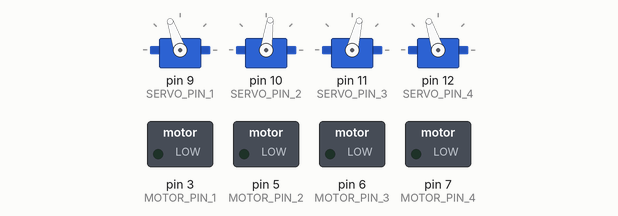
Simulated run of this sketch. Board: Arduino Nano, built with avr-gcc and run on an emulated ATmega328P. Parts: 4 × servo, switched loads named in the sketch (green lamp = pin HIGH).

Above: at 1.05 s.
At 1.65 s:
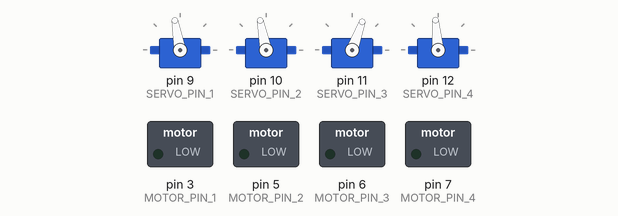
At 2.15 s:
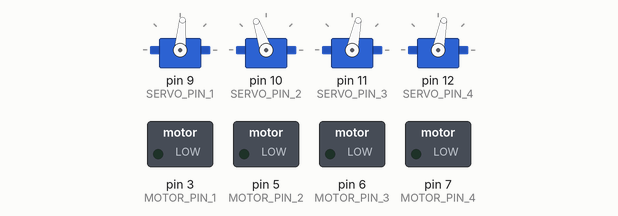
At 3.3 s:
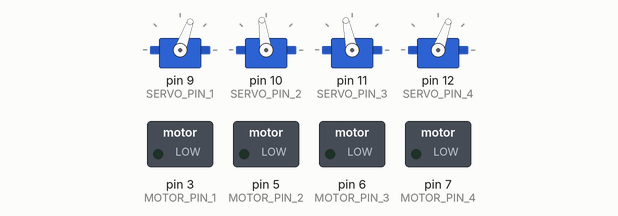
At 4.6 s:
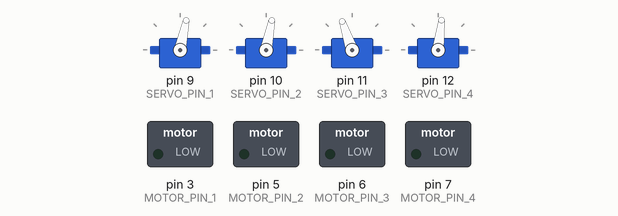
At 5.55 s:
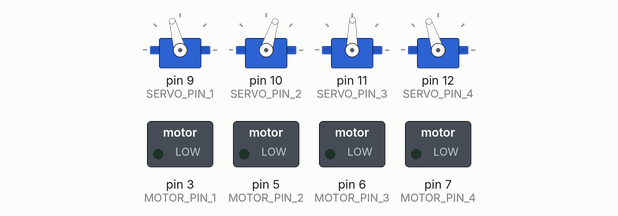
Timing chart, 0 to 8.8 s (numbered marks = the images above):
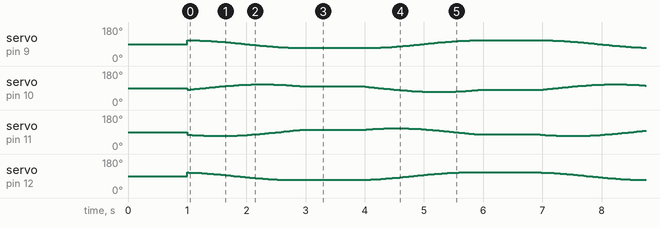

The sketch:

salamander.ino
```cpp
// ============================================================
// Salamander Robot with Arduino Nano. Four servo motors are
// used to control the body segments. The legs are controlled
// by four DC motors.
// ============================================================
// |       : `            _..-=-=-=-.._.--.                   |
// |        `-._ ___,..-'" -~~`         __')                  |
// |             `'"---'"`>>"'~~"~"~~>>'`                     |
// ============================================================

// Includes
#include <Servo.h>
#include <math.h>

// Define pins for the servos and motors
#define SERVO_PIN_1  9
#define SERVO_PIN_2  10
#define SERVO_PIN_3  11
#define SERVO_PIN_4  12
#define MOTOR_PIN_1  3
#define MOTOR_PIN_2  5
#define MOTOR_PIN_3  6
#define MOTOR_PIN_4  7
#define NUM_SERVOS   4
#define NUM_MOTORS   4

// ================== Global Variables =====================

Servo servo1; //    m1-(S1)-m2    (Head)
Servo servo2; //       |S2|
Servo servo3; //       |S3|
Servo servo4; //    m3-(S4)-m4    (Tail)

// Wave parameters
int frequency = 1; // Frequency of movement
int amplitude = 20; // Amplitude of movement (degrees of rotation)
int lag = 2 * PI / (NUM_SERVOS - 1); // Phase lag between segments


// ================= Function prototypes ===================
void setup();
void loop();
double toRadians(double degrees);
void wave(Servo *segment, int counter, int n);


// ================== Setup Salamander =====================
void setup() {
    // Initialize servos
    servo1.attach(SERVO_PIN_1);
    servo2.attach(SERVO_PIN_2);
    servo3.attach(SERVO_PIN_3);
    servo4.attach(SERVO_PIN_4);

    // Set servos to neutral position
    // (Salamander starts in a straight position)
    servo1.write(90);
    servo2.write(90);
    servo3.write(90);
    servo4.write(90);
    delay(1000);

    // Set up DC motors
    // (OUTPUT: means that the pin will give power to the motor)
    pinMode(MOTOR_PIN_1, OUTPUT);
    pinMode(MOTOR_PIN_2, OUTPUT);
    pinMode(MOTOR_PIN_3, OUTPUT);
    pinMode(MOTOR_PIN_4, OUTPUT);

    // Set DC motors to low power
    digitalWrite(MOTOR_PIN_1, LOW); // 0V
    digitalWrite(MOTOR_PIN_2, LOW); // 0V
    digitalWrite(MOTOR_PIN_3, LOW); // 0V
    digitalWrite(MOTOR_PIN_4, LOW); // 0V
}


// =========================================================
//                        Main Loop
// =========================================================
void loop() {
    // Salamander's undulation (S)
    for (int counter = 0; counter < 180; counter++) {
        wave(&servo1, counter, 0);
        wave(&servo2, counter, 1);
        wave(&servo3, counter, 2);
        wave(&servo4, counter, 3);
        delay(10);
    }
    delay(1000);

    // Salamander's leg movement 1 (Front-Left & Back-Right Legs)
    // digitalWrite(MOTOR_PIN_1, HIGH); // 5V
    // digitalWrite(MOTOR_PIN_2, LOW); // 0V
    // digitalWrite(MOTOR_PIN_3, HIGH); // 5V
    // digitalWrite(MOTOR_PIN_4, LOW); // 0V
    // delay(1000);

    // Stop leg movement 1
    // digitalWrite(MOTOR_PIN_1, LOW); // 0V
    // digitalWrite(MOTOR_PIN_2, LOW); // 0V
    // digitalWrite(MOTOR_PIN_3, LOW); // 0V
    // digitalWrite(MOTOR_PIN_4, LOW); // 0V
    // delay(100);

    // Salamander's undulation (Ƨ)
    for (int counter = 180; counter < 360; counter++) {
        wave(&servo1, counter, 0);
        wave(&servo2, counter, 1);
        wave(&servo3, counter, 2);
        wave(&servo4, counter, 3);
        delay(10);
    }
    delay(1000); // Wait for 1 second

    // Salamander's leg movement 2 (Front-Right & Back-Left Legs)
//    digitalWrite(MOTOR_PIN_1, LOW); // 0V
//    digitalWrite(MOTOR_PIN_2, HIGH); // 5V
//    digitalWrite(MOTOR_PIN_3, LOW); // 0V
//    digitalWrite(MOTOR_PIN_4, HIGH); // 5V
//    delay(1000);
//
//    // Stop leg movement 2
//    digitalWrite(MOTOR_PIN_1, LOW); // 0V
//    digitalWrite(MOTOR_PIN_2, LOW); // 0V
//    digitalWrite(MOTOR_PIN_3, LOW); // 0V
//    digitalWrite(MOTOR_PIN_4, LOW); // 0V
//    delay(100);
}


// ========== Auxiliary Functions for Movement =============

double toRadians(double degrees) {
    return (degrees * PI / 180);
}

// wave(): n is the number of the current segment (1, 2, 3, or 4) amplitude
// determines how wide the wave is (i.e. how much the "S" shape is curved),
// frequency determines the speed of the salamander, counter is the loop
// variable that takes the salamander through its undulation and lag is the
// constant angular difference between segments.
void wave(Servo *segment, int counter, int n) {
    segment->write(90 + amplitude*cos(toRadians(frequency*counter) - n*lag));
}
```
